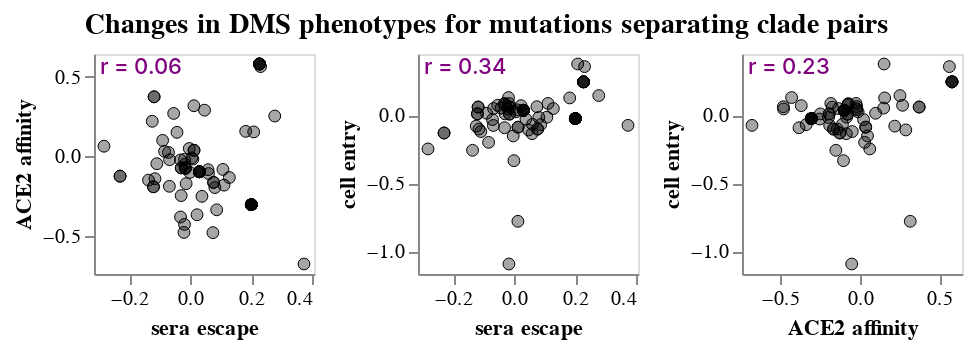

Here is the notebook cell this chart was saved with:
### Markdown cell above
## Phenotype correlations
Plot correlations between changes in DMS phenotype between all clade pairs.
Do this both with and without stratifying by whether the mutation is in the RBD.

### Code cell
clade_selection = alt.selection_point(fields=["clade"], on="mouseover", empty=False)

n_sequences_min = int(
    10 * math.log10(
        pango_pair_dms_growth_df[["n_sequences", "parent_n_sequences"]].min(axis=None)
    )
) / 10
n_sequences_slider = alt.param(
    value=math.log10(min_sequences),
    bind=alt.binding_range(
        name="min log10 number sequences in both clades",
        min=n_sequences_min,
        max=math.log10(pango_pair_dms_growth_df["n_sequences"].max() / 10),
        step=0.1,
    ),
)

only_new_muts_are_spike = alt.selection_point(
    fields=["only_new_muts_are_spike"],
    value=None,
    bind=alt.binding_radio(
        options=[True, False, None],
        labels=["only spike mutations", "spike & non-spike mutations", "either"],
        name="include clade pairs separated by",
    ),
)

toggle_muts = {
    mut: alt.selection_point(
        fields=[f"has_{mut}"],
        value=False if init_value is True else None,
        bind=alt.binding_radio(
            name=f"exclude clade pairs separated by {mut}",
            labels=["yes", "no"],
            options=[False, None],
        ),
    )
    for (mut, init_value) in muts_to_toggle.items()
}

phenotype_scatter_base = (
    alt.Chart(pango_pair_dms_growth_df)
    .transform_calculate(
        min_n_sequences=alt.expr.min(
            alt.datum["n_sequences"], alt.datum["parent_n_sequences"]
        )
    )
    .transform_filter(
        alt.expr.log(alt.datum["min_n_sequences"]) / math.log(10) >= n_sequences_slider
    )
    .add_params(
        clade_selection,
        n_sequences_slider,
        only_new_muts_are_spike,
        *toggle_muts.values(),
    )
)

for toggle_filter in toggle_muts.values():
    phenotype_scatter_base = phenotype_scatter_base.transform_filter(toggle_filter)

tooltips = [
    "clade",
    "parent",
    "date",
    "spike_new_muts",
    "nonspike_new_muts",
    *[
        alt.Tooltip(p, format=".0f")
        for p in ["change_in_growth_rate", "growth_rate", "parent_growth_rate"]
    ],
    "n_sequences",
    "parent_n_sequences",
]

phenotype_scatter_charts = []
for pheno1, pheno2 in itertools.combinations(phenotypes, 2):
    phenotype_scatter_points = (
        phenotype_scatter_base
        .encode(
            alt.X(pheno1, scale=alt.Scale(nice=False, padding=5)),
            y=alt.Y(pheno2, scale=alt.Scale(nice=False, padding=5)),
            tooltip=[
                *[alt.Tooltip(p, format=".2f") for p in phenotypes],
                *tooltips,
            ],
            size=alt.condition(clade_selection, alt.value(70), alt.value(35)),
            strokeWidth=alt.condition(clade_selection, alt.value(2), alt.value(0.5)),
            stroke=alt.condition(clade_selection, alt.value("red"), alt.value("black")),
        )
        .mark_circle(fill="black", strokeOpacity=1, fillOpacity=0.35)
    )
    phenotype_scatter_r = (
        phenotype_scatter_base
        .transform_regression(pheno1, pheno2, params=True)
        .transform_calculate(
            r=alt.expr.if_(
                alt.datum["coef"][1] >= 0,
                alt.expr.sqrt(alt.datum["rSquared"]),
                -alt.expr.sqrt(alt.datum["rSquared"]),
            ),
            label='"r = " + format(datum.r, ".2f")',
        )
        .mark_text(align="left", color="purple", fontWeight=500, fontSize=11, opacity=1)
        .encode(x=alt.value(3), y=alt.value(7), text=alt.Text("label:N"))
        .properties(width=110, height=110)
    )
    phenotype_scatter_charts.append(phenotype_scatter_points + phenotype_scatter_r)

phenotype_scatter_chart = (
    alt.hconcat(*phenotype_scatter_charts, spacing=9)
    .configure_axis(grid=False)
    .properties(        
        title=alt.TitleParams(
            "Changes in DMS phenotypes for mutations separating clade pairs",
            anchor="middle",
            fontSize=14,
            dy=-3,
        ),
    )    
)

phenotype_scatter_chart
